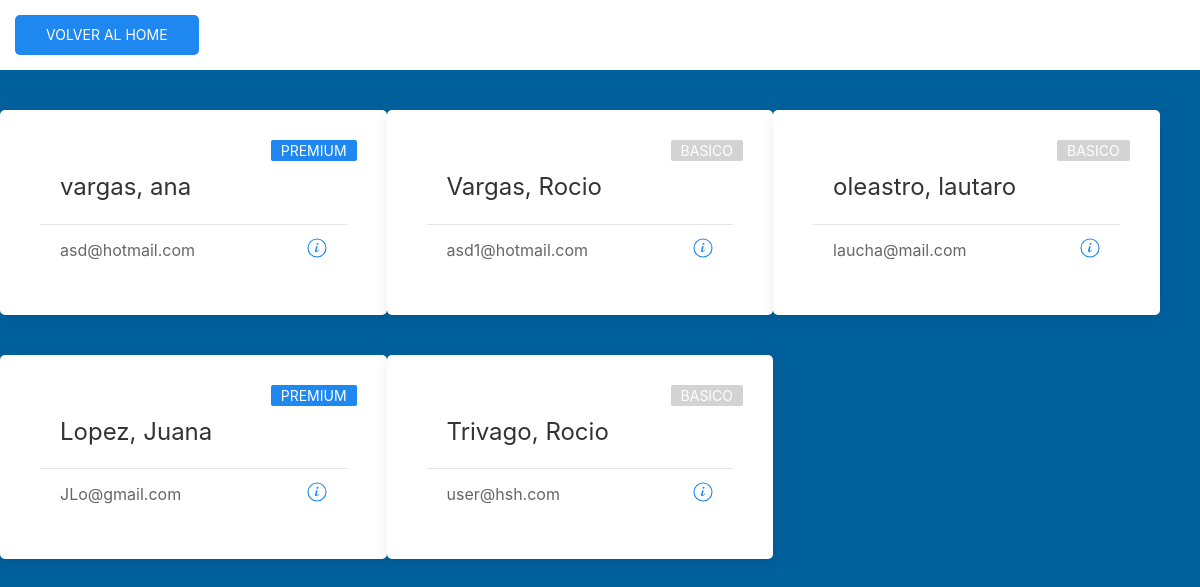
The app's page /HSH3/vistas/pantalla-listar-usuarios.php with its own data.
### tables this page shows
CREATE TABLE `usuario` (
  `id` int(11) NOT NULL,
  `nombre_usuario` varchar(30) NOT NULL,
  `apellido_usuario` varchar(45) NOT NULL,
  `fecha_nacimiento` date NOT NULL,
  `mail` varchar(50) NOT NULL,
  `contrasenia` varchar(30) NOT NULL,
  `premium` tinyint(1) NOT NULL,
  `localidad` varchar(30) NOT NULL,
  `direccion` varchar(45) NOT NULL,
  `telefono` int(20) NOT NULL,
  `tarjeta_numero` int(15) NOT NULL,
  `tarjeta_codigo` int(3) NOT NULL,
  `tarjeta_vencimiento` date NOT NULL,
  `imagen` mediumblob NOT NULL,
  `tipoimagen` varchar(10) NOT NULL,
  `creditos` int(1) NOT NULL
);

### HSH3/vistas/pantalla-listar-usuarios.php (the view, shortened to what this page needs)
<!DOCTYPE html>
<html lang="en" dir="ltr">
  <head>
    <link rel="stylesheet" type="text/css" href="../css/uikit.min.css" />
    <link rel="stylesheet" type="text/css" href="../css/personal.css" />
  </head>
  <body class="uk-height-viewport my-background-color">
    <nav class="uk-navbar-container" style="background-color:white" uk-navbar>
      <div class="uk-navbar-left uk-padding-small">
        <a href="../vistas/home-admin.php" class="uk-button uk-button-primary uk-border-rounded">Volver al home</a>
      </div>
      <div class="uk-navbar-center">
        <ul class="uk-navbar-nav">
            <li><a href="../vistas/home-admin.php"><img data-src="../files/hsh-logo.png"  width="150" uk-img></a></li>
        </ul>
      </div>
    </nav>
    <?php
    $conexion=conectar();
    $consulta= "SELECT * FROM usuario";
    $result=mysqli_query($conexion,$consulta);
    ?>
    <div class="uk-child-width-1-3 uk-padding" uk-grid>
      <?php while ($row = mysqli_fetch_array($result)) {
        if($row['mail']!== 'admin@hsh.com'){
        if ($row['premium']==1) {
          $tipo = '<div class="uk-card-badge uk-label">premium</div>';
        }else { if($row['premium']==0){
              $tipo = '<div class="uk-card-badge uk-label uk-" style="background-color:lightgrey;">basico</div>';
              }
        }
      ?>
      <div class="uk-card uk-card-small uk-card-default uk-border-rounded uk-padding">
        <?php echo $tipo; ?>
        <div class="uk-card-body">
          <h3 class="uk-card-title"><?php echo $row['apellido_usuario'].", ".$row['nombre_usuario']; ?></h3>
        </div>
        <div class="uk-card-footer">
          <?php echo $mail=$row['mail']; ?>
          <a href="<?php echo "../vistas/pantalla-detalle-usuario.php?id_usuario=".$row['id'];?>">
            <span class="uk-float-right" uk-icon="info"></span>
          </a>
        </div>
      </div>
    <?php }?>
      <?php } ?>
    </div>
  </body>
</html>

### HSH3/css/personal.css (style rules this page uses)
.my-background-color { background: rgba(0,96,156,1); }

### records on screen
usuario: premium "PREMIUM", apellido_usuario "vargas", nombre_usuario "ana", mail "asd@hotmail.com"
usuario: premium "BASICO", apellido_usuario "Vargas", nombre_usuario "Rocio", mail "asd1@hotmail.com"
usuario: premium "BASICO", apellido_usuario "oleastro", nombre_usuario "lautaro", mail "laucha@mail.com"
usuario: premium "PREMIUM", apellido_usuario "Lopez", nombre_usuario "Juana", mail "JLo@gmail.com"
usuario: premium "BASICO", apellido_usuario "Trivago", nombre_usuario "Rocio", mail "user@hsh.com"
